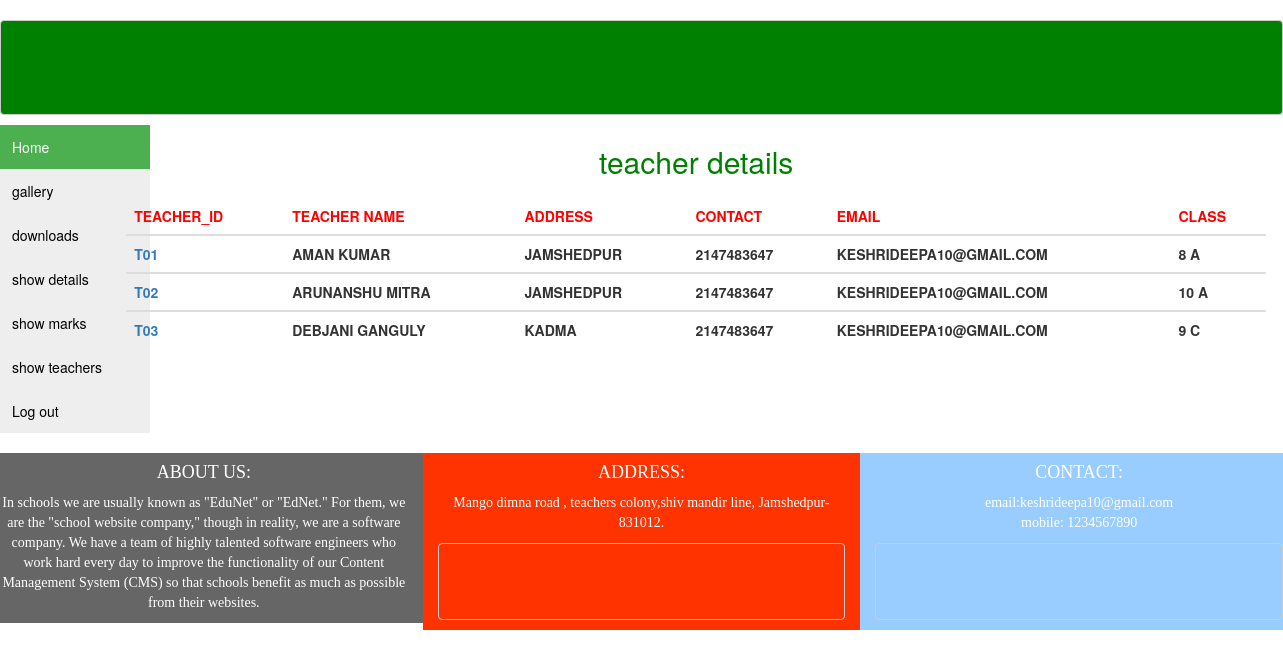
Screenshot of /show_teachers_stud.php with the database file from the repository.
### tables this page shows
CREATE TABLE `teacher` (
  `tid` varchar(20) NOT NULL,
  `name` varchar(50) NOT NULL,
  `address` varchar(100) NOT NULL,
  `email` varchar(50) NOT NULL,
  `contact` int(10) NOT NULL,
  `class` varchar(5) NOT NULL
);

### show_teachers_stud.php (the view, shortened to what this page needs)
<!DOCTYPE html>
<html>
    <head>
    </head>
    <body>
        <?php
        include 'header_user.php';
        include 'db_con.php';
        $sql="select * from teacher  ";
        $reasult=$con->query($sql);?>
        <div class="col-sm-11">
        <div class="container">
            <center><h2 style="color: green;">teacher details</h2>
            </center>
        <table class="table table-hover text-uppercase">
            <thead>
                <tr>
                    <th style="color: red;">TEACHER_ID</th>
                    <th style="color: red;">TEACHER NAME</th>
                    <th style="color: red;">ADDRESS</th>
                    <th style="color: red;">CONTACT</th>
                    <th style="color: red;">EMAIL</th>
                    <th style="color: red;">CLASS</th>
                </tr>
            </thead>
       <?php if($reasult->num_rows > 0){
            while($row=$reasult->fetch_assoc()){?>
            <tbody>
                <tr>
                    <th><a href="show_teach_sub.php?tid=<?php  echo $row['tid'];?>"><?php  echo $row['tid'];?></a></th>
                    <th><?php  echo $row['name'];?></th>
                    <th><?php  echo $row['address'];?></th>
                    <th><?php  echo $row['contact'];?></th>
                    <th><?php  echo $row['email'];?></th>
                    <th><?php  echo $row['class'];?></th>
            </tr>
            </tbody>
            <?php }
        }
        ?>
        </table>
        </div>
        </div>
    <br>
        <?php
        include 'footer.php';
        ?>
    </body>
</html>

### rows the page displays
teacher: tid "T01", name "AMAN KUMAR", address "JAMSHEDPUR", contact "2147483647", email "KESHRIDEEPA10@GMAIL.COM", class "8 A"
teacher: tid "T02", name "ARUNANSHU MITRA", address "JAMSHEDPUR", contact "2147483647", email "KESHRIDEEPA10@GMAIL.COM", class "10 A"
teacher: tid "T03", name "DEBJANI GANGULY", address "KADMA", contact "2147483647", email "KESHRIDEEPA10@GMAIL.COM", class "9 C"
